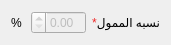
   <widget class="QWidget" name="horizontalLayoutWidget_6">
    <property name="geometry">
     <rect>
      <x>140</x>
      <y>200</y>
      <width>171</width>
      <height>31</height>
     </rect>
    </property>
    <layout class="QHBoxLayout" name="horizontalLayout_9">
     <item>
      <widget class="QLabel" name="label_4">
       <property name="maximumSize">
        <size>
         <width>16</width>
         <height>16777215</height>
        </size>
       </property>
       <property name="layoutDirection">
        <enum>Qt::RightToLeft</enum>
       </property>
       <property name="text">
        <string>%</string>
       </property>
       <property name="scaledContents">
        <bool>false</bool>
       </property>
       <property name="margin">
        <number>0</number>
       </property>
       <property name="indent">
        <number>-1</number>
       </property>
      </widget>
     </item>
     <item>
      <widget class="QDoubleSpinBox" name="QDubleSpiner_vendorRate_2">
       <property name="enabled">
        <bool>false</bool>
       </property>
       <property name="maximumSize">
        <size>
         <width>55</width>
         <height>16777215</height>
        </size>
       </property>
       <property name="layoutDirection">
        <enum>Qt::RightToLeft</enum>
       </property>
       <property name="styleSheet">
        <string notr="true"/>
       </property>
       <property name="minimum">
        <double>0.000000000000000</double>
       </property>
       <property name="maximum">
        <double>100.000000000000000</double>
       </property>
       <property name="value">
        <double>0.000000000000000</double>
       </property>
      </widget>
     </item>
     <item>
      <widget class="QLabel" name="label_14">
       <property name="maximumSize">
        <size>
         <width>107</width>
         <height>16777215</height>
        </size>
       </property>
       <property name="layoutDirection">
        <enum>Qt::RightToLeft</enum>
       </property>
       <property name="text">
        <string>&lt;html&gt;&lt;head/&gt;&lt;body&gt;&lt;p align=&quot;right&quot;&gt;&lt;span style=&quot; color:#ef2929;&quot;&gt;*&lt;/span&gt;&lt;span style=&quot; color:#000000;&quot;&gt;نسبه&lt;/span&gt; الممول&lt;/p&gt;&lt;/body&gt;&lt;/html&gt;</string>
       </property>
       <property name="scaledContents">
        <bool>false</bool>
       </property>
       <property name="margin">
        <number>0</number>
       </property>
       <property name="indent">
        <number>-1</number>
       </property>
      </widget>
     </item>
    </layout>
   </widget>
